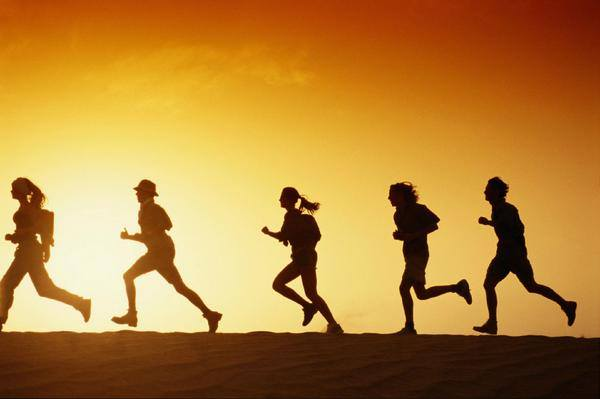
#> input picture Color_data/imgs/ddd.jpg, 600 x 399 px
$ python split_img.py
#> lines starting #> are read from the running program, lines starting #| are printed output that depends on the picture
import numpy as np
import cv2
import pandas as pd
import os
import matplotlib.pyplot as plt
import matplotlib.image as pimg

os.chdir("imgs")

def colors(code):
    img = np.array([code for i in range(100)])
    return img.reshape(10, 10, 3)


if __name__ == '__main__':

    img_name = "ddd.jpg"
    print(img_name)

    img = cv2.imread(img_name)
#> img is the input picture: shape (399, 600, 3); mean B, G, R 58.1, 130.3, 180.5
    img = cv2.cvtColor(img, cv2.COLOR_BGR2RGB)
    #img = pimg.imread(img_name)

    img_shape = img.shape
#> img_shape = (399, 600, 3)

    img = (img / 51).astype(np.uint8) * 51
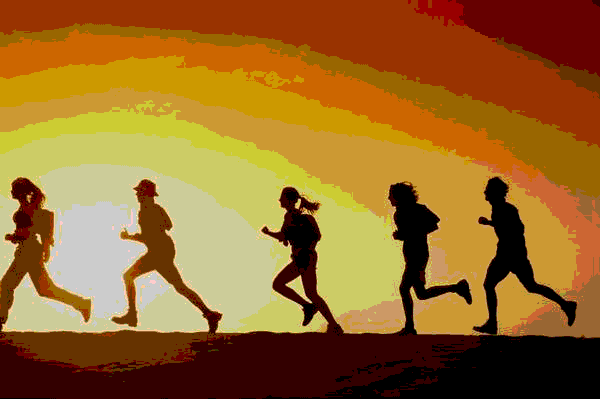
#> img: shape (399, 600, 3); mean R, G, B 151.7, 105, 41.8

    data = [tuple(x) for x in img.reshape(-1, 3)]
#> data = 239400 items
    unique, counts = np.unique(data, return_counts=True, axis=0)
#> unique = 37 rows, first 8: [0, 0, 0], [51, 0, 0], [51, 51, 0], [51, 51, 51], [102, 0, 0], [102, 51, 0], [102, 51, 51], [102, 102, 0]; counts = 37 values, max 28910 at index 10, min 1 at index 3, mean 6470.3

    uc = np.concatenate([unique, counts.reshape(-1, 1)], axis=1)
#> uc = 37 rows, first 6: [0, 0, 0, 20373], [51, 0, 0, 25075], [51, 51, 0, 346], [51, 51, 51, 1], [102, 0, 0, 8702], [102, 51, 0, 12249]
    uc = uc[np.argsort(-counts)]
#> uc = 37 rows, first 6: [153, 51, 0, 28910], [204, 153, 51, 28898], [51, 0, 0, 25075], [204, 204, 102, 22000], [0, 0, 0, 20373], [204, 204, 153, 20332]

    print(img.dtype)
#| uint8
    cv2.imshow('imgs',img)
    cv2.waitKey(0)


    plt.subplot(2, 2, 1)
    plt.imshow(colors(uc[0, :-1]))
#> in colors, `img = np.array([code for i in range(100)])`: img = 100 rows, first 8: [153, 51, 0], [153, 51, 0], [153, 51, 0], [153, 51, 0], [153, 51, 0], [153, 51, 0], [153, 51, 0], [153, 51, 0]

    plt.subplot(2, 2, 2)
    plt.imshow(colors(uc[1, :-1]))
#> in colors (call 2), `img = np.array([code for i in range(100)])`: img = 100 rows, first 8: [204, 153, 51], [204, 153, 51], [204, 153, 51], [204, 153, 51], [204, 153, 51], [204, 153, 51], [204, 153, 51], [204, 153, 51]

    plt.subplot(2, 2, 3)
    plt.imshow(colors(uc[2, :-1]))
#> in colors (call 3), `img = np.array([code for i in range(100)])`: img = 100 rows, first 8: [51, 0, 0], [51, 0, 0], [51, 0, 0], [51, 0, 0], [51, 0, 0], [51, 0, 0], [51, 0, 0], [51, 0, 0]

    plt.subplot(2, 2, 4)
    plt.imshow(colors(uc[3, :-1]))
#> in colors (call 4), `img = np.array([code for i in range(100)])`: img = 100 rows, first 8: [204, 204, 102], [204, 204, 102], [204, 204, 102], [204, 204, 102], [204, 204, 102], [204, 204, 102], [204, 204, 102], [204, 204, 102]


    plt.show()
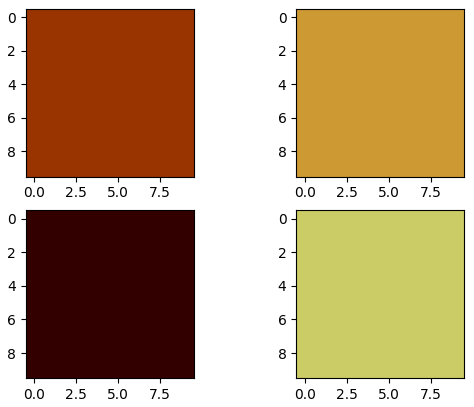
#> figure drawn by matplotlib, 4 panels

    #cv2.imwrite('test.jpeg', xxx.reshape(img_shape))
